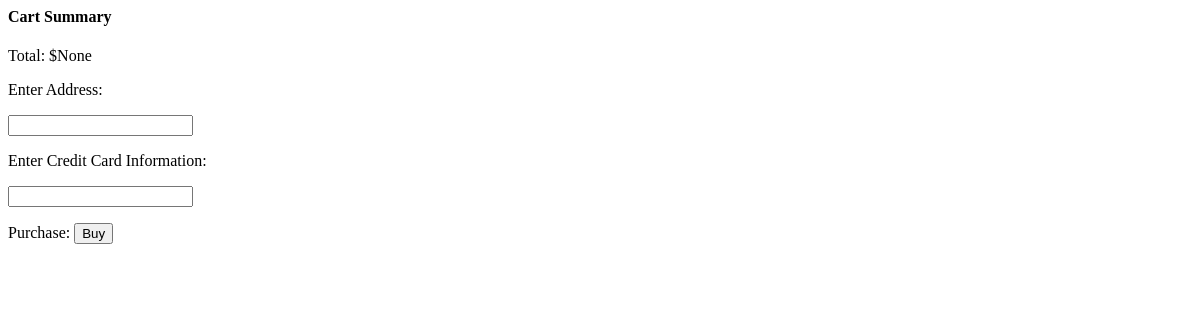
The page /checkout/ on the database as committed earlier.
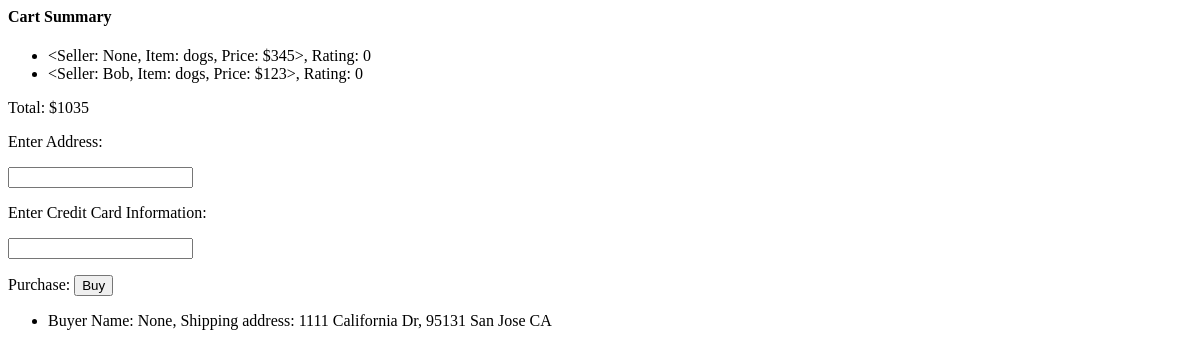
The same page on the database as committed later.
### app/models.py (models this page shows, shortened)
class Item(db.Model):
    id = db.Column(db.Integer, primary_key=True)
    itemname = db.Column(db.String(256))
    seller = db.Column(db.String(64), db.ForeignKey('user.username'))
    price = db.Column(db.Integer)
    rating = db.Column(db.Integer)
    numberofratings = db.Column(db.Integer)
    sumofratings = db.Column(db.Integer)
    def __repr__(self):
        return f'''<Seller: {self.seller}, Item: {self.itemname},
                    Price: ${self.price}>, Rating: {self.rating}'''

class CheckoutInfo(db.Model):
    id = db.Column(db.Integer, primary_key = True)
    buyer = db.Column(db.String(64), db.ForeignKey('user.username'))
    address = db.Column(db.String(64))
    ccNumber = db.Column(db.Integer)
    def __repr__(self):
        return f'''Buyer Name: {self.buyer}, Shipping address: {self.address}'''

### app/routes.py (the view, shortened to what this page needs)
@myapp_obj.route('/checkout/', methods = ["GET", "POST"])
def buyItems():
    db.create_all()
    return render_template('shipping.html', buyInfo=CheckoutInfo.query.all(), items = Item.query.all(), total_price = (CartItem.query.with_entities(sql.func.sum(CartItem.price))).scalar())

### app/templates/shipping.html
<html>
    <body>
        <form action="#" method = "POST">
            <h4> Cart Summary </h4>
		    <ul>
		    {% for item in items %}
		        <li> {{item}} </li>
		    {% endfor %}
		    </ul>
            Total: ${{total_price}}
            <p> Enter Address: </p>
            <p> <input type = "text" name = "address"> </p>
            <p> Enter Credit Card Information: </p>
            <p> <input type = "number" name = "number"> </p>
            <p> Purchase: <input type = submit name = "submit" value = "Buy"> </p>
        </form>
        <ul>
        {% for info in buyInfo %}
            <li> {{info}}</li>
        {% endfor %}
        </ul>
    </body>
</html>

Rows that differ between the two databases and show on the page:
added Item: seller+itemname+price "<Seller: None, Item: dogs, Price: $345>, Rating: 0"
added Item: seller+itemname+price "<Seller: Bob, Item: dogs, Price: $123>, Rating: 0"
added CheckoutInfo: buyer+address "Buyer Name: None, Shipping address: 1111 California Dr, 95131 San Jose CA"
Other text that changed with them:
{{ total_price }}: "None" → "1035"
